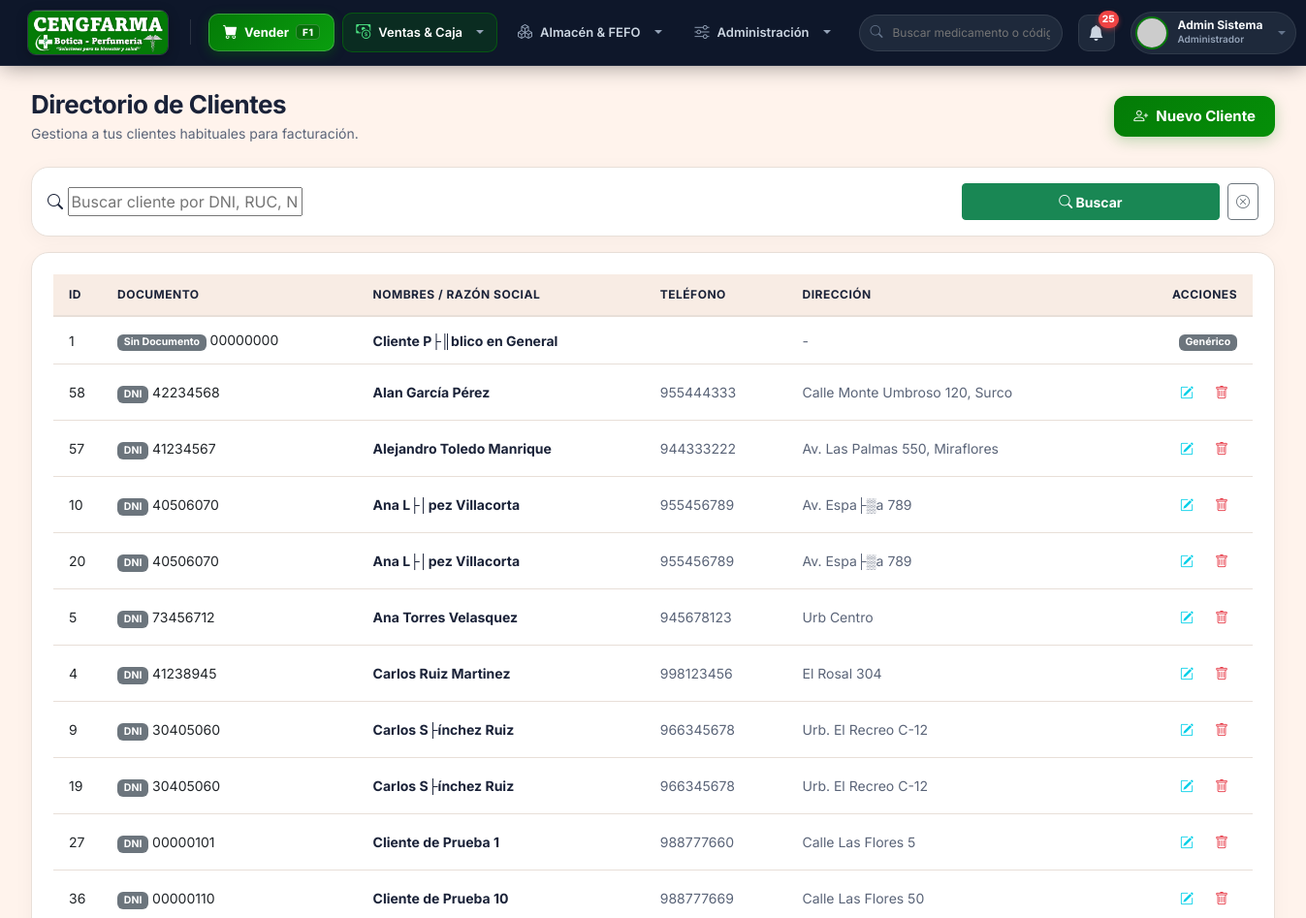
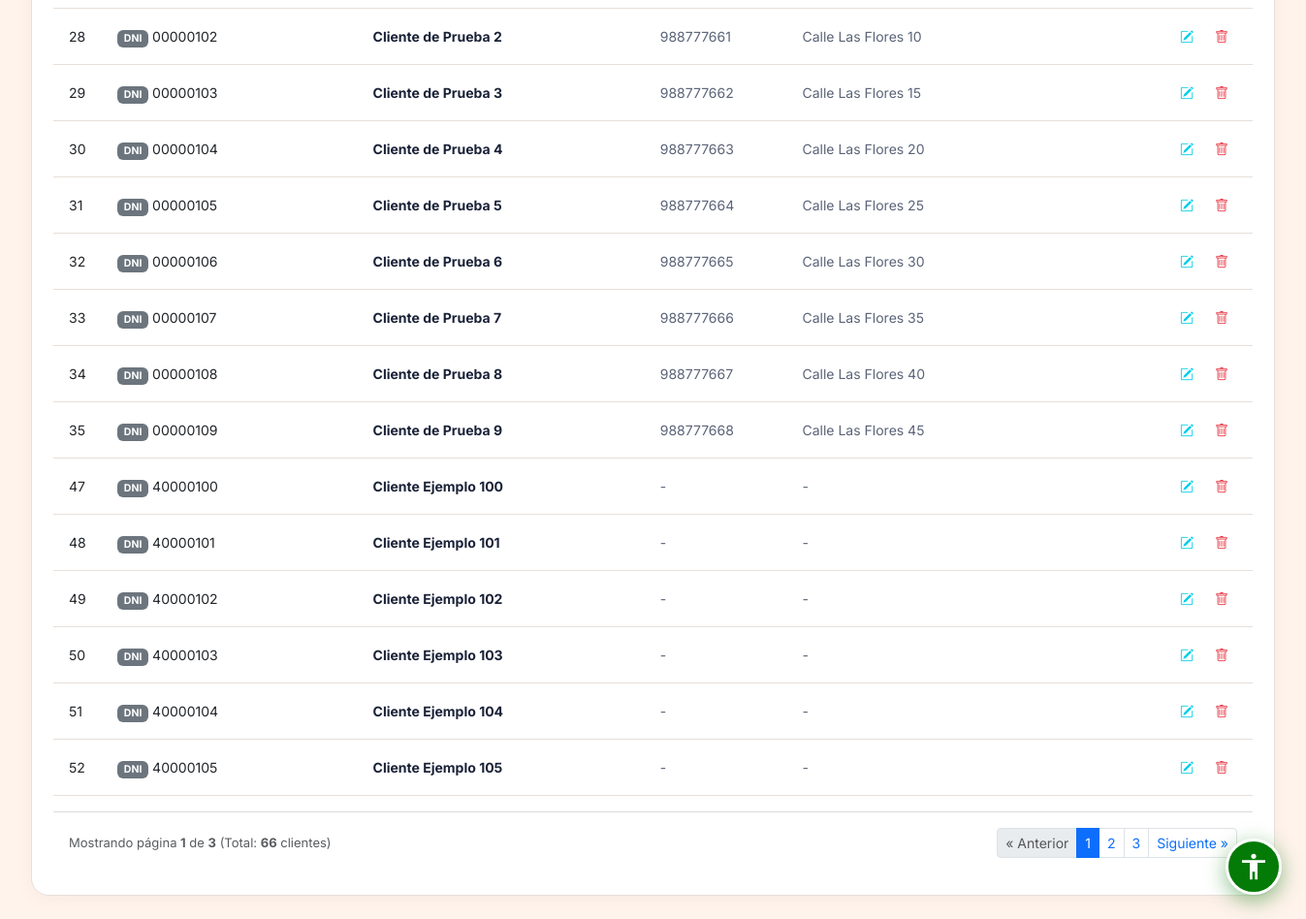
The app's page /public/cliente/index (signed in) with its own data (2 pictures, top to bottom).
### tables this page shows
CREATE TABLE IF NOT EXISTS `configuracion` (
  `id` int NOT NULL AUTO_INCREMENT,
  `clave` varchar(50) NOT NULL,
  `valor` text,
  `descripcion` varchar(255) DEFAULT NULL,
  PRIMARY KEY (`id`),
  UNIQUE KEY `clave` (`clave`)
);

CREATE TABLE IF NOT EXISTS `clientes` (
  `id` int NOT NULL AUTO_INCREMENT,
  `tipo_documento` varchar(20) NOT NULL DEFAULT 'DNI',
  `num_documento` varchar(20) NOT NULL,
  `nombres` varchar(150) NOT NULL,
  `telefono` varchar(50) DEFAULT NULL,
  `direccion` varchar(255) DEFAULT NULL,
  `puntos_acumulados` int DEFAULT '0',
  `estado` tinyint(1) DEFAULT '1',
  PRIMARY KEY (`id`)
);

### app/views/clientes/index.php (the view, shortened to what the rows shown need)
<div class="page-content">
    <div class="d-flex justify-content-between align-items-center mb-4">
        <div>
            <h1 class="page-title">Directorio de Clientes</h1>
            <div class="page-subtitle">Gestiona a tus clientes habituales para facturación.</div>
        </div>
        <button class="btn-primary-custom" style="width: auto; padding: 10px 20px;" data-bs-toggle="modal" data-bs-target="#modalCliente" onclick="nuevoRegistro()">
            <i class="bi bi-person-plus"></i> Nuevo Cliente
        </button>
    </div>
    <div class="card-metric mb-3 p-3">
        <form method="GET" action="<?php echo BASE_URL; ?>cliente/index" class="row g-2 align-items-center">
            <div class="col-md-9">
                <div class="search-box w-100">
                    <i class="bi bi-search"></i>
                    <input type="text" name="search" value="<?php echo htmlspecialchars($data['search'] ?? ''); ?>" placeholder="Buscar cliente por DNI, RUC, Nombres o Teléfono...">
                </div>
            </div>
            <div class="col-md-3 d-flex gap-2">
                <button type="submit" class="btn btn-sm btn-success fw-bold flex-grow-1" style="height: 38px;">
                    <i class="bi bi-search"></i> Buscar
                </button>
                <a href="<?php echo BASE_URL; ?>cliente/index" class="btn btn-sm btn-outline-secondary" style="height: 38px; display: flex; align-items: center;" title="Limpiar Búsqueda">
                    <i class="bi bi-x-circle"></i>
                </a>
            </div>
        </form>
    </div>
    <div class="card-metric">
        <div class="table-responsive">
            <table class="table table-hover align-middle" style="width: 100%; font-size: 14px;">
                <thead>
                    <tr>
                        <th width="50">ID</th>
                        <th>Documento</th>
                        <th>Nombres / Razón Social</th>
                        <th>Teléfono</th>
                        <th>Dirección</th>
                        <th width="150" class="text-end">Acciones</th>
                    </tr>
                </thead>
                <tbody>
                    <?php if(empty($data['clientes'])): ?>
                    <tr><td colspan="6" class="text-center text-muted py-4">No se encontraron clientes</td></tr>
                    <?php else: ?>
                    <?php foreach($data['clientes'] as $cli): ?>
                    <tr>
                        <td><?php echo $cli['id']; ?></td>
                        <td><span class="badge bg-secondary"><?php echo $cli['tipo_documento']; ?></span> <?php echo htmlspecialchars($cli['num_documento']); ?></td>
                        <td style="font-weight:700; color:var(--text-primary);"><?php echo htmlspecialchars($cli['nombres']); ?></td>
                        <td style="color:var(--text-secondary);"><?php echo htmlspecialchars($cli['telefono'] ?? '-'); ?></td>
                        <td style="color:var(--text-secondary);"><?php echo htmlspecialchars($cli['direccion'] ?? '-'); ?></td>
                        <td class="text-end">
                            <?php if($cli['id'] == 1): ?>
                            <span class="badge bg-secondary">Genérico</span>
                            <?php else: ?>
                            <button class="btn btn-sm" style="color: #00CFE8;" onclick="editarRegistro(<?php echo htmlspecialchars(json_encode($cli)); ?>)">
                                <i class="bi bi-pencil-square"></i>
                            </button>
                            <form action="<?php echo BASE_URL; ?>cliente/delete" method="POST" class="d-inline" onsubmit="return confirm('¿Seguro que deseas eliminar este cliente?');">
                                <button type="submit" class="btn btn-sm" style="color: var(--danger);" title="Eliminar">
                                    <i class="bi bi-trash"></i>
                                </button>
                            </form>
                            <?php endif; ?>
                        </td>
                    </tr>
                    <?php endforeach; ?>
                    <?php endif; ?>
                </tbody>
            </table>
        </div>
        <?php if(($data['total_paginas'] ?? 1) > 1 || ($data['total_registros'] ?? 0) > 0): ?>
        <div class="d-flex justify-content-between align-items-center p-3 border-top border-secondary border-opacity-25 flex-wrap gap-2">
            <div class="text-muted" style="font-size: 13px;">
                Mostrando página <strong><?php echo $data['pagina_actual'] ?? 1; ?></strong> de <strong><?php echo $data['total_paginas'] ?? 1; ?></strong> (Total: <strong><?php echo $data['total_registros'] ?? count($data['clientes']); ?></strong> clientes)
            </div>
            <?php if(($data['total_paginas'] ?? 1) > 1): ?>
            <nav aria-label="Paginación de clientes">
                <ul class="pagination pagination-sm mb-0">
                    <?php
                    $queryParams = $_GET;
                    if(($data['pagina_actual'] ?? 1) > 1):
                        $queryParams['page'] = $data['pagina_actual'] - 1;
                        $prevUrl = BASE_URL . 'cliente/index?' . http_build_query($queryParams);
                    ?>
                        <li class="page-item"><a class="page-link" href="<?php echo $prevUrl; ?>">&laquo; Anterior</a></li>
                    <?php else: ?>
                        <li class="page-item disabled"><span class="page-link">&laquo; Anterior</span></li>
                    <?php endif; ?>
                    <?php
                    $inicio = max(1, ($data['pagina_actual'] ?? 1) - 2);
                    $fin = min($data['total_paginas'], ($data['pagina_actual'] ?? 1) + 2);
                    for($i = $inicio; $i <= $fin; $i++):
                        $queryParams['page'] = $i;
                        $pageUrl = BASE_URL . 'cliente/index?' . http_build_query($queryParams);
                    ?>
                        <li class="page-item <?php echo $i == ($data['pagina_actual'] ?? 1) ? 'active' : ''; ?>">
                            <a class="page-link" href="<?php echo $pageUrl; ?>"><?php echo $i; ?></a>
                        </li>
                    <?php endfor; ?>
                    <?php
                    if(($data['pagina_actual'] ?? 1) < ($data['total_paginas'] ?? 1)):
                        $queryParams['page'] = $data['pagina_actual'] + 1;
                        $nextUrl = BASE_URL . 'cliente/index?' . http_build_query($queryParams);
                    ?>
                        <li class="page-item"><a class="page-link" href="<?php echo $nextUrl; ?>">Siguiente &raquo;</a></li>
                    <?php else: ?>
                        <li class="page-item disabled"><span class="page-link">Siguiente &raquo;</span></li>
                    <?php endif; ?>
                </ul>
            </nav>
            <?php endif; ?>
        </div>
        <?php endif; ?>
    </div>
</div>

### app/views/layouts/main.php (shortened to what the rows shown need)
<!DOCTYPE html>
<html lang="es">
<head>
    <link href="https://cdn.jsdelivr.net/npm/bootstrap@5.3.0/dist/css/bootstrap.min.css" rel="stylesheet">
    <link rel="stylesheet" href="https://cdn.jsdelivr.net/npm/bootstrap-icons@1.11.1/font/bootstrap-icons.css">
    <link rel="stylesheet" href="<?php echo BASE_URL; ?>css/style.css">
    <link rel="stylesheet" href="<?php echo BASE_URL; ?>css/accessibility.css">
</head>
<body class="ceng-body">
<?php
require_once '../app/models/Configuracion.php';
$_globalConfigModel = new Configuracion();
$_globalLogo = $_globalConfigModel->get('logo');
$configs     = $_globalConfigModel->getAll();
require_once '../app/models/Inventario.php';
$_globalInvModel = new Inventario();
$_lotesVencer = $_globalInvModel->getLotesProximosVencer(90);
$_stockBajo = $_globalInvModel->getProductosBajoStock(20);
$_totalNotifs = count($_lotesVencer) + count($_stockBajo);
$boticaName = $configs['nombre_botica']['valor'] ?? 'CENGFARMA';
$roles = [1 => 'Administrador', 2 => 'Farmacéutico', 3 => 'Cajero', 4 => 'Almacenero'];
$userRoleName = $roles[$_SESSION['rol_id'] ?? 1] ?? 'Usuario';
$effectiveLogo = !empty($_globalLogo) ? $_globalLogo : 'img/cengfarma_banner.png';
$logoSrc = (strpos($effectiveLogo, 'http') === 0) ? $effectiveLogo : BASE_URL . $effectiveLogo;
?>
<header id="cengfarma-topbar" class="ceng-topbar sticky-top">
    <div class="ceng-topbar-inner">
        <div class="ceng-topbar-left d-flex align-items-center gap-3">
            <div class="ceng-brand-area d-flex align-items-center gap-2">
                <?php
                $isDashboardActive = (strpos($_SERVER['REQUEST_URI'] ?? '', 'dashboard') !== false) || (trim($_SERVER['REQUEST_URI'] ?? '', '/') === 'public');
                ?>
                <a href="<?php echo BASE_URL; ?><?php echo ($_SESSION['rol_id'] == 1) ? 'dashboard/index' : 'venta/pos'; ?>"
                   class="ceng-brand-link <?php echo $isDashboardActive ? 'active-home' : ''; ?>"
                   title="Ir al Dashboard / Inicio">
                    <img src="<?php echo htmlspecialchars($logoSrc); ?>" alt="<?php echo htmlspecialchars($boticaName); ?>" class="ceng-brand-logo">
                </a>
            </div>
            <nav class="ceng-nav-menu d-none d-lg-flex align-items-center gap-2">
                <a href="<?php echo BASE_URL; ?>venta/pos" class="ceng-pos-btn" id="nav-pos" data-route="venta/pos" title="Ir a Punto de Venta (Atajo F1)">
                    <i class="bi bi-cart-fill"></i>
                    <span>Vender</span>
                    <span class="ceng-kbd-tag">F1</span>
                </a>
                <div class="dropdown ceng-dropdown">
                    <button class="ceng-nav-link dropdown-toggle" type="button" data-bs-toggle="dropdown" aria-expanded="false" data-route="caja,venta,cliente,puntos">
                        <i class="bi bi-cash-coin"></i>
                        <span>Ventas &amp; Caja</span>
                    </button>
                </div>
                <?php if(in_array($_SESSION['rol_id'], [1, 2, 4])): ?>
                <div class="dropdown ceng-dropdown">
                    <button class="ceng-nav-link dropdown-toggle" type="button" data-bs-toggle="dropdown" aria-expanded="false" data-route="producto,categoria,laboratorio,inventario,compra,proveedor">
                        <i class="bi bi-boxes"></i>
                        <span>Almacén &amp; FEFO</span>
                    </button>
                </div>
                <?php endif; ?>
                <div class="dropdown ceng-dropdown">
                    <button class="ceng-nav-link dropdown-toggle" type="button" data-bs-toggle="dropdown" aria-expanded="false" data-route="notificacion,reporte,usuario,configuracion,auditoria,sistema">
                        <i class="bi bi-sliders"></i>
                        <span>Administración</span>
                    </button>
                </div>
            </nav>
        </div>
        <div class="ceng-user-area d-flex align-items-center gap-2 gap-md-3">
            <form action="<?php echo BASE_URL; ?>producto/index" method="GET" class="ceng-quick-search d-none d-xl-flex">
                <i class="bi bi-search"></i>
                <input type="text" name="search" placeholder="Buscar medicamento o código..." value="<?php echo htmlspecialchars($_GET['search'] ?? '', ENT_QUOTES, 'UTF-8'); ?>">
            </form>
            <a href="<?php echo BASE_URL; ?>notificacion/index" class="ceng-alert-bell" title="Alertas Sanitarias">
                <i class="bi bi-bell-fill"></i>
                <?php if($_totalNotifs > 0): ?>
                <span class="ceng-bell-badge"><?php echo $_totalNotifs; ?></span>
                <?php endif; ?>
            </a>
            <div class="dropdown">
                <div class="ceng-user-card dropdown-toggle" data-bs-toggle="dropdown" aria-expanded="false" role="button" tabindex="0">
                    <img src="https://ui-avatars.com/api/?name=<?php echo urlencode($_SESSION['nombre'] ?? 'U'); ?>&background=047B07&color=fff&bold=true" alt="Avatar" class="ceng-avatar">
                    <div class="ceng-user-meta d-none d-sm-flex flex-column text-start">
                        <span class="ceng-user-fullname"><?php echo htmlspecialchars($_SESSION['nombre'] ?? 'Administrador', ENT_QUOTES, 'UTF-8'); ?></span>
                        <span class="ceng-user-role-badge"><?php echo $userRoleName; ?></span>
                    </div>
                </div>
            </div>
        </div>
    </div>
</header>
<div id="wrapper" class="ceng-wrapper">
    <main id="content-wrapper" class="ceng-main-viewport">
        <?php require_once '../app/views/' . $view . '.php'; ?>
    </main>
</div>
<?php require_once '../app/views/partials/accessibility_widget.php'; ?>
</body>
</html>

### records on screen
configuracion: valor (picture)
clientes: id "1", tipo_documento "Sin Documento", num_documento "00000000", nombres "Cliente P├║blico en General", direccion "-", shows "Genérico"
clientes: id "58", tipo_documento "DNI", num_documento "42234568", nombres "Alan García Pérez", telefono "955444333", direccion "Calle Monte Umbroso 120, Surco"
clientes: id "57", tipo_documento "DNI", num_documento "41234567", nombres "Alejandro Toledo Manrique", telefono "944333222", direccion "Av. Las Palmas 550, Miraflores"
clientes: id "10", tipo_documento "DNI", num_documento "40506070", nombres "Ana L├│pez Villacorta", telefono "955456789", direccion "Av. Espa├▒a 789"
clientes: id "20", tipo_documento "DNI", num_documento "40506070", nombres "Ana L├│pez Villacorta", telefono "955456789", direccion "Av. Espa├▒a 789"
clientes: id "5", tipo_documento "DNI", num_documento "73456712", nombres "Ana Torres Velasquez", telefono "945678123", direccion "Urb Centro"
clientes: id "4", tipo_documento "DNI", num_documento "41238945", nombres "Carlos Ruiz Martinez", telefono "998123456", direccion "El Rosal 304"
clientes: id "9", tipo_documento "DNI", num_documento "30405060", nombres "Carlos S├ínchez Ruiz", telefono "966345678", direccion "Urb. El Recreo C-12"
clientes: id "19", tipo_documento "DNI", num_documento "30405060", nombres "Carlos S├ínchez Ruiz", telefono "966345678", direccion "Urb. El Recreo C-12"
clientes: id "27", tipo_documento "DNI", num_documento "00000101", nombres "Cliente de Prueba 1", telefono "988777660", direccion "Calle Las Flores 5"
clientes: id "36", tipo_documento "DNI", num_documento "00000110", nombres "Cliente de Prueba 10", telefono "988777669", direccion "Calle Las Flores 50"
clientes: id "28", tipo_documento "DNI", num_documento "00000102", nombres "Cliente de Prueba 2", telefono "988777661", direccion "Calle Las Flores 10"
clientes: id "29", tipo_documento "DNI", num_documento "00000103", nombres "Cliente de Prueba 3", telefono "988777662", direccion "Calle Las Flores 15"
clientes: id "30", tipo_documento "DNI", num_documento "00000104", nombres "Cliente de Prueba 4", telefono "988777663", direccion "Calle Las Flores 20"
clientes: id "31", tipo_documento "DNI", num_documento "00000105", nombres "Cliente de Prueba 5", telefono "988777664", direccion "Calle Las Flores 25"
clientes: id "32", tipo_documento "DNI", num_documento "00000106", nombres "Cliente de Prueba 6", telefono "988777665", direccion "Calle Las Flores 30"
clientes: id "33", tipo_documento "DNI", num_documento "00000107", nombres "Cliente de Prueba 7", telefono "988777666", direccion "Calle Las Flores 35"
clientes: id "34", tipo_documento "DNI", num_documento "00000108", nombres "Cliente de Prueba 8", telefono "988777667", direccion "Calle Las Flores 40"
clientes: id "35", tipo_documento "DNI", num_documento "00000109", nombres "Cliente de Prueba 9", telefono "988777668", direccion "Calle Las Flores 45"
clientes: id "47", tipo_documento "DNI", num_documento "40000100", nombres "Cliente Ejemplo 100", telefono "-", direccion "-"
clientes: id "48", tipo_documento "DNI", num_documento "40000101", nombres "Cliente Ejemplo 101", telefono "-", direccion "-"
clientes: id "49", tipo_documento "DNI", num_documento "40000102", nombres "Cliente Ejemplo 102", telefono "-", direccion "-"
clientes: id "50", tipo_documento "DNI", num_documento "40000103", nombres "Cliente Ejemplo 103", telefono "-", direccion "-"
clientes: id "51", tipo_documento "DNI", num_documento "40000104", nombres "Cliente Ejemplo 104", telefono "-", direccion "-"
clientes: id "52", tipo_documento "DNI", num_documento "40000105", nombres "Cliente Ejemplo 105", telefono "-", direccion "-"

### other values on screen
$_totalNotifs "25"
$_SESSION['nombre'] "Admin Sistema"
$userRoleName "Administrador"
$data['pagina_actual'] "1"
$data['total_paginas'] "3"
$data['total_registros'] "66"
